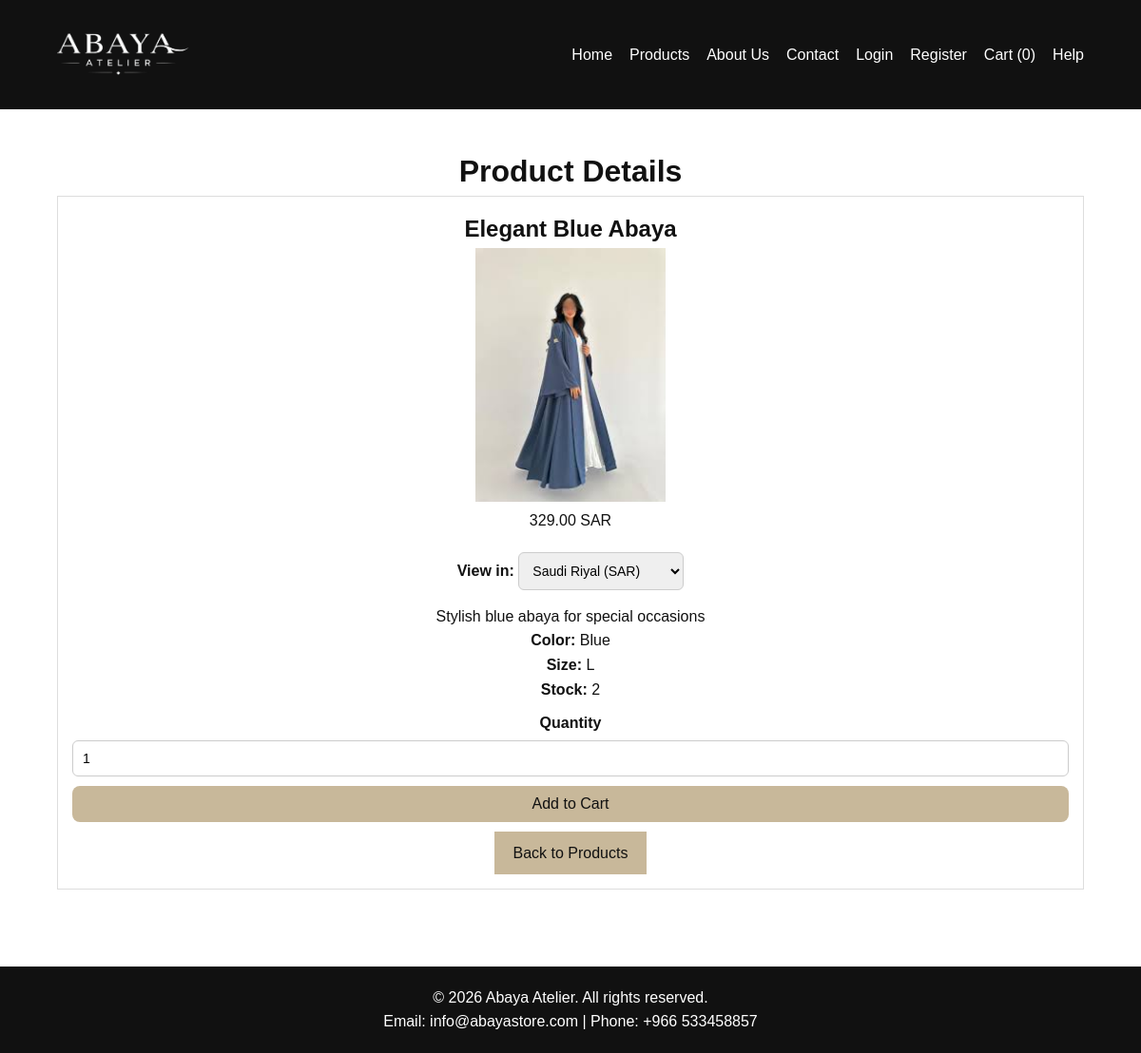
The page /pages/product-details.php?id=2 on the database its author committed.
### tables this page shows
CREATE TABLE `product` (
  `ProductID` int(11) NOT NULL,
  `Name` varchar(100) NOT NULL,
  `Price` decimal(10,2) NOT NULL,
  `Stock` int(11) NOT NULL DEFAULT 0,
  `Color` varchar(50) DEFAULT NULL,
  `Description` text DEFAULT NULL,
  `Image` varchar(255) DEFAULT NULL,
  `Size` varchar(20) DEFAULT NULL
);

### pages/product-details.php (the view, shortened to what this page needs)
<?php
include '../db.php';
$id = isset($_GET['id']) ? (int)$_GET['id'] : 0;
$product = null;
if ($id > 0) {
    $result = mysqli_query($conn, "SELECT * FROM Product WHERE ProductID=$id");
    $product = mysqli_fetch_assoc($result);
}
?>
<!DOCTYPE html>
<html lang="en">
<head>
  <link rel="stylesheet" href="../css/style.css">
</head>
<body>
<?php $cart_count = isset($_SESSION['cart']) ? count($_SESSION['cart']) : 0; ?>
<header>
  <div class="container header-container">
    <img class="logo" src="../images/logo.png" alt="Abaya Atelier Logo">
    <nav>
      <ul class="nav-links">
        <li><a href="../index.php">Home</a></li>
        <li><a href="products.php">Products</a></li>
        <li><a href="about.php">About Us</a></li>
        <li><a href="contact.php">Contact</a></li>
        <li><a href="login.php">Login</a></li>
        <li><a href="register.php">Register</a></li>
        <li><a href="cart.php">Cart (<?php echo $cart_count; ?>)</a></li>
        <li><a href="help.php">Help</a></li>
      </ul>
    </nav>
  </div>
</header>
<main class="featured">
<div class="container">
<h1>Product Details</h1>
<section class="product-card">
<h2><?php echo htmlspecialchars($product['Name']); ?></h2>
<img src="../images/<?php echo htmlspecialchars($product['Image']); ?>" alt="<?php echo htmlspecialchars($product['Name']); ?>" style="width:200px !important; height:auto;">
<p><?php echo number_format($product['Price'], 2); ?> SAR</p>
<div style="margin: 15px 0;">
    <label>View in:</label>
    <select id="currencySelector" onchange="convertCurrency()">
        <option value="SAR">Saudi Riyal (SAR)</option>
    </select>
</div>
<p><?php echo htmlspecialchars($product['Description']); ?></p>
<p><strong>Color:</strong> <?php echo htmlspecialchars($product['Color']); ?></p>
<p><strong>Size:</strong> <?php echo htmlspecialchars($product['Size']); ?></p>
<p><strong>Stock:</strong> <?php echo (int)$product['Stock']; ?></p>
<form action="add_to_cart.php" method="POST">
<label>Quantity</label>
<input type="number" name="quantity" value="1" min="1" max="<?php echo max(1, (int)$product['Stock']); ?>" required>
<button class="btn" type="submit">Add to Cart</button>
</form>
<a class="btn" href="products.php">Back to Products</a>
</section>
</div>
</main>
<footer><div class="container footer-container"><p>&copy; 2026 Abaya Atelier. All rights reserved.</p><p>Email: info@abayastore.com | Phone: +966 533458857</p></div></footer>
</body>
</html>

### css/style.css (style rules this page uses)
* { margin: 0; padding: 0; box-sizing: border-box; }
body { font-family: Arial, sans-serif; line-height: 1.6; background-color: #ffffff; color: #111; }
.container { width: 90%; max-width: 1100px; margin: auto; }
header { background-color: #111; color: white; padding: 15px 0; }
.header-container { display: flex; justify-content: space-between; align-items: center; }
.logo { height: 55px; width: auto; }
.nav-links { list-style: none; display: flex; gap: 18px; flex-wrap: wrap; }
.nav-links li { display: inline; }
.nav-links a { color: white; text-decoration: none; }
.btn { display: inline-block; background-color: #c8b89a; color: #111; padding: 10px 20px; text-decoration: none; margin-top: 10px; }
.featured { padding: 40px 0; text-align: center; }
.product-card { border: 1px solid #ddd; padding: 15px; }
.product-card img { width: 100%; }
footer { background-color: #111; color: white; text-align: center; padding: 20px 0; margin-top: 40px; }
.product-card { transition: transform 0.2s, box-shadow 0.2s; }
form { display: flex; flex-direction: column; }
label { margin-top: 10px; font-weight: bold; }
input, textarea, select { margin-top: 5px; padding: 10px; border-radius: 6px; border: 1px solid #ccc; font-size: 14px; }
button { margin-top: 15px; padding: 12px; background-color: black; color: white; border: none; border-radius: 8px; cursor: pointer; font-size: 16px; }
header { padding: 30px 0; }
body, html { height: 100%; margin: 0; padding: 0; }
main { flex: 1; }
body { min-height: 100vh; display: flex; flex-direction: column; }
main, .container { flex: 1; }

### rows shown on the page
product: Name "Elegant Blue Abaya", Image (picture), Price "329.00", Description "Stylish blue abaya for special occasions", Color "Blue", Size "L", Stock "2"

### other values the page prints
$cart_count "0"
